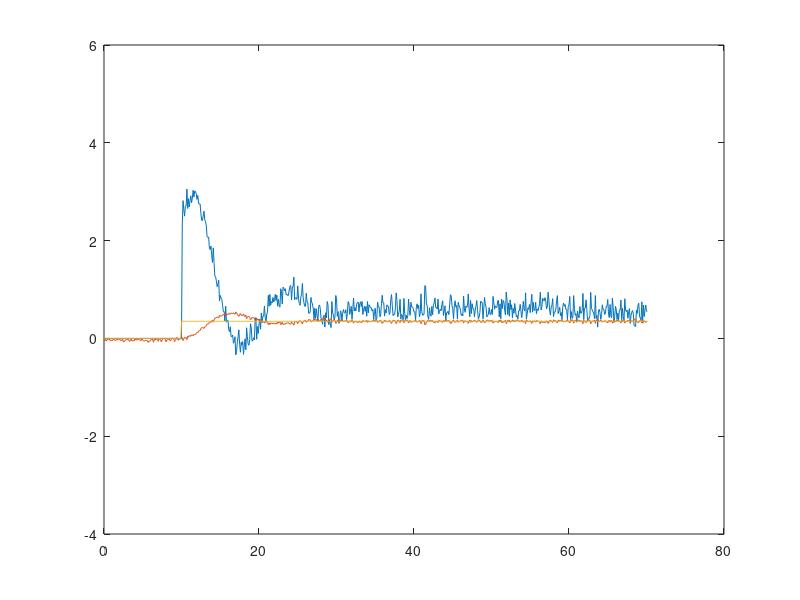

MATLAB code for this plot: (Note: this script raises an error after producing the figure.)
clc; clear; close all;
load pb_vent6_spir4_pif4.mat

time = time(1700:end) - time(1700);
spir = spir(1700:end) - 4;
snimac1 = snimac1(1700:end) - snimac1(1800);
vent = vent(1700:end);
setpoint(1:101) = 0;
setpoint(101:702) = 0.35;

figure(1);
plot(time, spir)
hold on
plot(time, snimac1)
hold on
plot (time, setpoint)
ylim([-4 6])
hold off

T = table(time, spir, snimac1, setpoint, vent, 'VariableNames', {'time','spir','snimac1','setpoint','vent'});
fname = fullfile('ts_pb_vent6_spir4_PI4_real.csv');
writetable(T, fname); 

clc; clear; 
load pb_vent6_spir4_pbTopb.mat

time = time(1700:2400) - time(1700);
spir = spir(1700:2400) - 4;
snimac1 = snimac1(1700:2400) - snimac1(1800);
vent = vent(1700:2400);
setpoint1 = setpoint1(1700:2400);
setpoint1(1:101) = 0;

figure(2);
plot(time, spir)
hold on
plot(time, snimac1)
hold on
plot (time, setpoint1)
ylim([-4 6])
hold off

T = table(time, spir, snimac1, setpoint1, vent, 'VariableNames', {'time','spir','snimac1','setpoint','vent'});
fname = fullfile('ts_pb_vent6_pbTopb_real_badToShow.csv');
writetable(T, fname); 
